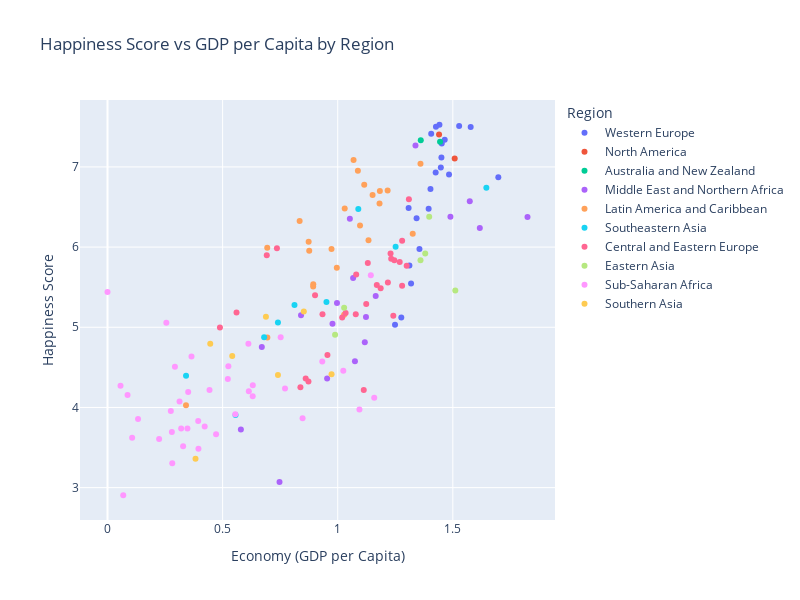

This figure's notebook cell:
### Markdown cell above
>Create a scatter plot to identify the effect of GDP per Capita on Happiness Score in various Regions.

### Code cell
import pandas as pd
import plotly.express as px

# Create scatter plot using Plotly
fig3 = px.scatter(
    df,
    x='Economy (GDP per Capita)',
    y='Happiness Score',
    color='Region',
    hover_data=['Country'],
    title="Happiness Score vs GDP per Capita by Region",
    labels={'GDP per Capita': 'GDP per Capita ($)', 'Happiness Score': 'Happiness Score'},
    width=800,
    height=600
)

# Show the figure
fig3.show()

### Figure 1 — Plotly figure (JSON) as saved in the notebook; plotly's stock layout.template omitted (floating-point values rounded to 4 significant figures)
{"data": [{"customdata": [["Denmark"], ["Switzerland"], ["Iceland"], ["Norway"], ["Finland"], ["Netherlands"], ["Sweden"], ["Austria"], ["Germany"], ["Belgium"], ["Ireland"], ["Luxembourg"], ["United Kingdom"], ["Malta"], ["France"], ["Spain"], ["Italy"], ["North Cyprus"], ["Cyprus"], ["Portugal"], ["Greece"]], "hovertemplate": "Region=Western Europe<br>Economy (GDP per Capita)=%{x}<br>Happiness Score=%{y}<br>Country=%{customdata[0]}<extra></extra>", "legendgroup": "Western Europe", "marker": {"color": "#636efa", "symbol": "circle"}, "mode": "markers", "name": "Western Europe", "orientation": "v", "showlegend": true, "type": "scatter", "x": [1.442, 1.527, 1.427, 1.577, 1.406, 1.465, 1.452, 1.45, 1.448, 1.425, 1.483, 1.698, 1.403, 1.308, 1.395, 1.343, 1.355, 1.311, 1.319, 1.276, 1.249], "xaxis": "x", "y": [7.526, 7.509, 7.501, 7.498, 7.413, 7.339, 7.291, 7.119, 6.994, 6.929, 6.907, 6.871, 6.725, 6.488, 6.478, 6.361, 5.977, 5.771, 5.546, 5.123, 5.033], "yaxis": "y"}, {"customdata": [["Canada"], ["United States"]], "hovertemplate": "Region=North America<br>Economy (GDP per Capita)=%{x}<br>Happiness Score=%{y}<br>Country=%{customdata[0]}<extra></extra>", "legendgroup": "North America", "marker": {"color": "#EF553B", "symbol": "circle"}, "mode": "markers", "name": "North America", "orientation": "v", "showlegend": true, "type": "scatter", "x": [1.44, 1.508], "xaxis": "x", "y": [7.404, 7.104], "yaxis": "y"}, {"customdata": [["New Zealand"], ["Australia"]], "hovertemplate": "Region=Australia and New Zealand<br>Economy (GDP per Capita)=%{x}<br>Happiness Score=%{y}<br>Country=%{customdata[0]}<extra></extra>", "legendgroup": "Australia and New Zealand", "marker": {"color": "#00cc96", "symbol": "circle"}, "mode": "markers", "name": "Australia and New Zealand", "orientation": "v", "showlegend": true, "type": "scatter", "x": [1.361, 1.444], "xaxis": "x", "y": [7.334, 7.313], "yaxis": "y"}, {"customdata": [["Israel"], ["United Arab Emirates"], ["Saudi Arabia"], ["Qatar"], ["Algeria"], ["Kuwait"], ["Bahrain"], ["Libya"], ["Turkey"], ["Jordan"], ["Morocco"], ["Lebanon"], ["Tunisia"], ["Iran"], ["Palestinian Territories"], ["Iraq"], ["Egypt"], ["Yemen"], ["Syria"]], "hovertemplate": "Region=Middle East and Northern Africa<br>Economy (GDP per Capita)=%{x}<br>Happiness Score=%{y}<br>Country=%{customdata[0]}<extra></extra>", "legendgroup": "Middle East and Northern Africa", "marker": {"color": "#ab63fa", "symbol": "circle"}, "mode": "markers", "name": "Middle East and Northern Africa", "orientation": "v", "showlegend": true, "type": "scatter", "x": [1.338, 1.574, 1.49, 1.824, 1.053, 1.617, null, 1.067, 1.165, 0.9967, 0.8406, 1.123, 0.9772, 1.118, 0.6702, 1.075, 0.9539, 0.5794, 0.7472], "xaxis": "x", "y": [7.267, 6.573, 6.379, 6.375, 6.355, 6.239, 6.218, 5.615, 5.389, 5.303, 5.151, 5.129, 5.045, 4.813, 4.754, 4.575, 4.362, 3.724, 3.069], "yaxis": "y"}, {"customdata": [["Costa Rica"], ["Puerto Rico"], ["Brazil"], ["Mexico"], ["Chile"], ["Panama"], ["Argentina"], ["Uruguay"], ["Colombia"], ["Guatemala"], ["Suriname"], ["Trinidad and Tobago"], ["Venezuela"], ["El Salvador"], ["Nicaragua"], ["Ecuador"], ["Belize"], ["Bolivia"], ["Peru"], ["Paraguay"], ["Jamaica"], ["Dominican Republic"], ["Honduras"], ["Haiti"]], "hovertemplate": "Region=Latin America and Caribbean<br>Economy (GDP per Capita)=%{x}<br>Happiness Score=%{y}<br>Country=%{customdata[0]}<extra></extra>", "legendgroup": "Latin America and Caribbean", "marker": {"color": "#FFA15A", "symbol": "circle"}, "mode": "markers", "name": "Latin America and Caribbean", "orientation": "v", "showlegend": true, "type": "scatter", "x": [1.069, 1.359, 1.088, 1.115, 1.217, 1.183, 1.151, 1.182, 1.03, 0.8345, 1.097, 1.326, 1.134, 0.8737, 0.6938, 0.9731, 0.8762, null, 0.996, 0.8937, 0.8933, 1.028, 0.6943, 0.341], "xaxis": "x", "y": [7.087, 7.039, 6.952, 6.778, 6.705, 6.701, 6.65, 6.545, 6.481, 6.324, 6.269, 6.168, 6.084, 6.068, 5.992, 5.976, 5.956, 5.822, 5.743, 5.538, 5.51, 5.155, 4.871, 4.028], "yaxis": "y"}, {"customdata": [["Singapore"], ["Thailand"], ["Malaysia"], ["Indonesia"], ["Philippines"], ["Vietnam"], ["Laos"], ["Myanmar"], ["Cambodia"]], "hovertemplate": "Region=Southeastern Asia<br>Economy (GDP per Capita)=%{x}<br>Happiness Score=%{y}<br>Country=%{customdata[0]}<extra></extra>", "legendgroup": "Southeastern Asia", "marker": {"color": "#19d3f3", "symbol": "circle"}, "mode": "markers", "name": "Southeastern Asia", "orientation": "v", "showlegend": true, "type": "scatter", "x": [1.646, 1.089, 1.251, 0.951, 0.8122, 0.7404, 0.6804, 0.3411, 0.556], "xaxis": "x", "y": [6.739, 6.474, 6.005, 5.314, 5.279, 5.061, 4.876, 4.395, 3.907], "yaxis": "y"}, {"customdata": [["Czech Republic"], ["Slovakia"], ["Uzbekistan"], ["Kazakhstan"], ["Moldova"], ["Russia"], ["Poland"], ["Lithuania"], ["Belarus"], ["Slovenia"], ["Turkmenistan"], ["Latvia"], ["Romania"], ["Estonia"], ["Croatia"], ["Kosovo"], ["Azerbaijan"], ["Kyrgyzstan"], ["Serbia"], ["Bosnia and Herzegovina"], ["Montenegro"], ["Hungary"], ["Macedonia"], ["Tajikistan"], ["Albania"], ["Armenia"], ["Ukraine"], ["Georgia"], ["Bulgaria"]], "hovertemplate": "Region=Central and Eastern Europe<br>Economy (GDP per Capita)=%{x}<br>Happiness Score=%{y}<br>Country=%{customdata[0]}<extra></extra>", "legendgroup": "Central and Eastern Europe", "marker": {"color": "#FF6692", "symbol": "circle"}, "mode": "markers", "name": "Central and Eastern Europe", "orientation": "v", "showlegend": true, "type": "scatter", "x": [1.309, 1.28, 0.7359, 1.229, 0.6918, 1.232, 1.246, 1.269, 1.131, 1.299, 1.08, 1.218, 1.17, 1.28, 1.186, 0.9014, 1.124, 0.5604, 1.034, 0.9338, 1.078, 1.241, 1.019, 0.4884, 0.9553, 0.8609, 0.8729, 0.8379, 1.113], "xaxis": "x", "y": [6.596, 6.078, 5.987, 5.919, 5.897, 5.856, 5.835, 5.813, 5.802, 5.768, 5.658, 5.56, 5.528, 5.517, 5.488, 5.401, 5.291, 5.185, 5.177, 5.163, 5.161, 5.145, 5.121, 4.996, 4.655, 4.36, 4.324, 4.252, 4.217], "yaxis": "y"}, {"customdata": [["Taiwan"], ["Japan"], ["South Korea"], ["Hong Kong"], ["China"], ["Mongolia"]], "hovertemplate": "Region=Eastern Asia<br>Economy (GDP per Capita)=%{x}<br>Happiness Score=%{y}<br>Country=%{customdata[0]}<extra></extra>", "legendgroup": "Eastern Asia", "marker": {"color": "#B6E880", "symbol": "circle"}, "mode": "markers", "name": "Eastern Asia", "orientation": "v", "showlegend": true, "type": "scatter", "x": [1.397, 1.38, 1.359, 1.511, 1.028, 0.9885], "xaxis": "x", "y": [6.379, 5.921, 5.835, 5.458, 5.245, 4.907], "yaxis": "y"}, {"customdata": [["Mauritius"], ["Somalia"], ["Somaliland Region"], ["Nigeria"], ["Zambia"], ["Sierra Leone"], ["Namibia"], ["Cameroon"], ["Ethiopia"], ["South Africa"], ["Kenya"], ["Ghana"], ["Congo (Kinshasa)"], ["Congo (Brazzaville)"], ["Senegal"], ["Mauritania"], ["Zimbabwe"], ["Malawi"], ["Sudan"], ["Gabon"], ["Mali"], ["Botswana"], ["Comoros"], ["Ivory Coast"], ["Angola"], ["Niger"], ["South Sudan"], ["Chad"], ["Burkina Faso"], ["Uganda"], ["Madagascar"], ["Tanzania"], ["Liberia"], ["Guinea"], ["Rwanda"], ["Benin"], ["Togo"], ["Burundi"]], "hovertemplate": "Region=Sub-Saharan Africa<br>Economy (GDP per Capita)=%{x}<br>Happiness Score=%{y}<br>Country=%{customdata[0]}<extra></extra>", "legendgroup": "Sub-Saharan Africa", "marker": {"color": "#FF97FF", "symbol": "circle"}, "mode": "markers", "name": "Sub-Saharan Africa", "orientation": "v", "showlegend": true, "type": "scatter", "x": [1.144, 0, 0.2556, 0.7522, 0.612, 0.3649, 0.9329, 0.525, 0.2928, 1.024, 0.5227, 0.6311, 0.05661, 0.7711, 0.4431, 0.6139, 0.3504, 0.08709, 0.6307, 1.159, 0.3129, 1.094, 0.2751, 0.5551, 0.8473, 0.1327, 0.3939, 0.4221, 0.32, 0.3472, 0.2795, 0.4716, 0.1071, 0.2241, 0.3285, 0.395, 0.2812, 0.06831], "xaxis": "x", "y": [5.648, 5.44, 5.057, 4.875, 4.795, 4.635, 4.574, 4.513, 4.508, 4.459, 4.356, 4.276, 4.272, 4.236, 4.219, 4.201, 4.193, 4.156, 4.139, 4.121, 4.073, 3.974, 3.956, 3.916, 3.866, 3.856, 3.832, 3.763, 3.739, 3.739, 3.695, 3.666, 3.622, 3.607, 3.515, 3.484, 3.303, 2.905], "yaxis": "y"}, {"customdata": [["Bhutan"], ["Pakistan"], ["Nepal"], ["Bangladesh"], ["Sri Lanka"], ["India"], ["Afghanistan"]], "hovertemplate": "Region=Southern Asia<br>Economy (GDP per Capita)=%{x}<br>Happiness Score=%{y}<br>Country=%{customdata[0]}<extra></extra>", "legendgroup": "Southern Asia", "marker": {"color": "#FECB52", "symbol": "circle"}, "mode": "markers", "name": "Southern Asia", "orientation": "v", "showlegend": true, "type": "scatter", "x": [0.8527, 0.6882, 0.4463, 0.5418, 0.9732, 0.7404, 0.3823], "xaxis": "x", "y": [5.196, 5.132, 4.793, 4.643, 4.415, 4.404, 3.36], "yaxis": "y"}], "layout": {"height": 600, "legend": {"title": {"text": "Region"}, "tracegroupgap": 0}, "title": {"text": "Happiness Score vs GDP per Capita by Region"}, "width": 800, "xaxis": {"anchor": "y", "domain": [0, 1], "title": {"text": "Economy (GDP per Capita)"}}, "yaxis": {"anchor": "x", "domain": [0, 1], "title": {"text": "Happiness Score"}}}}
